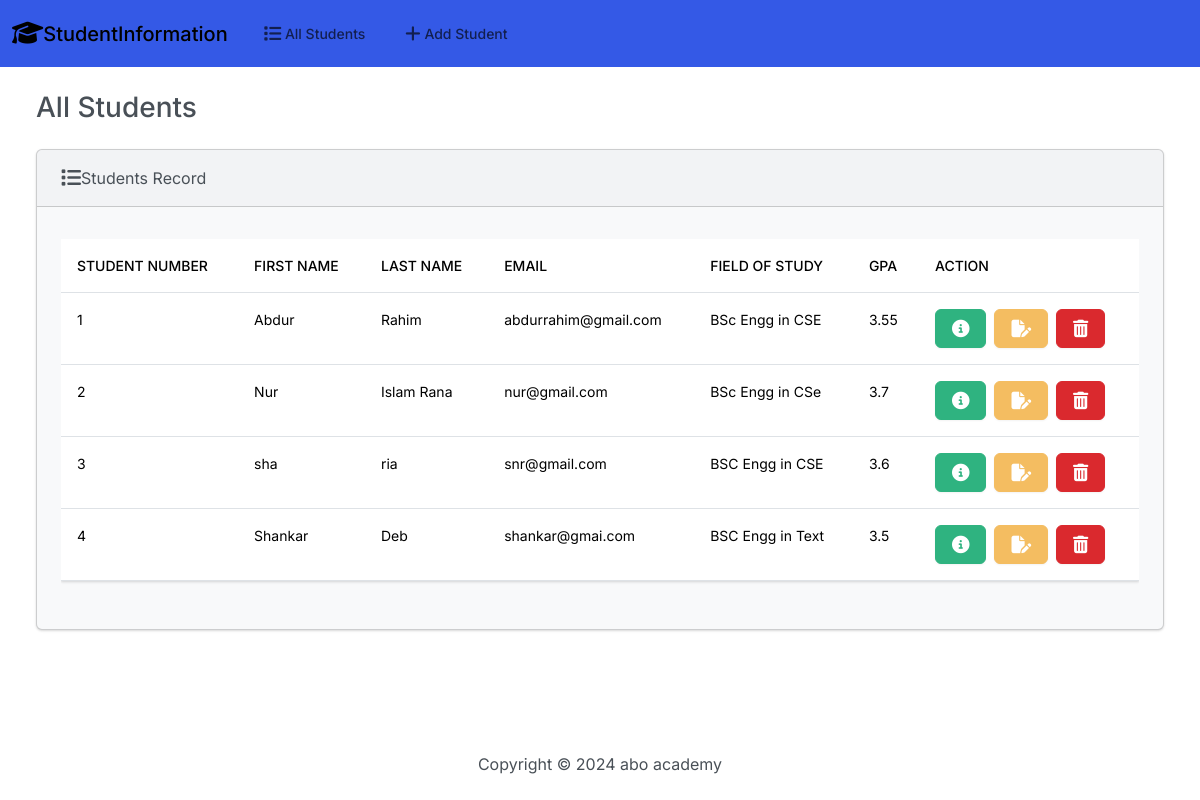
/, run on an earlier commit of the app's database.
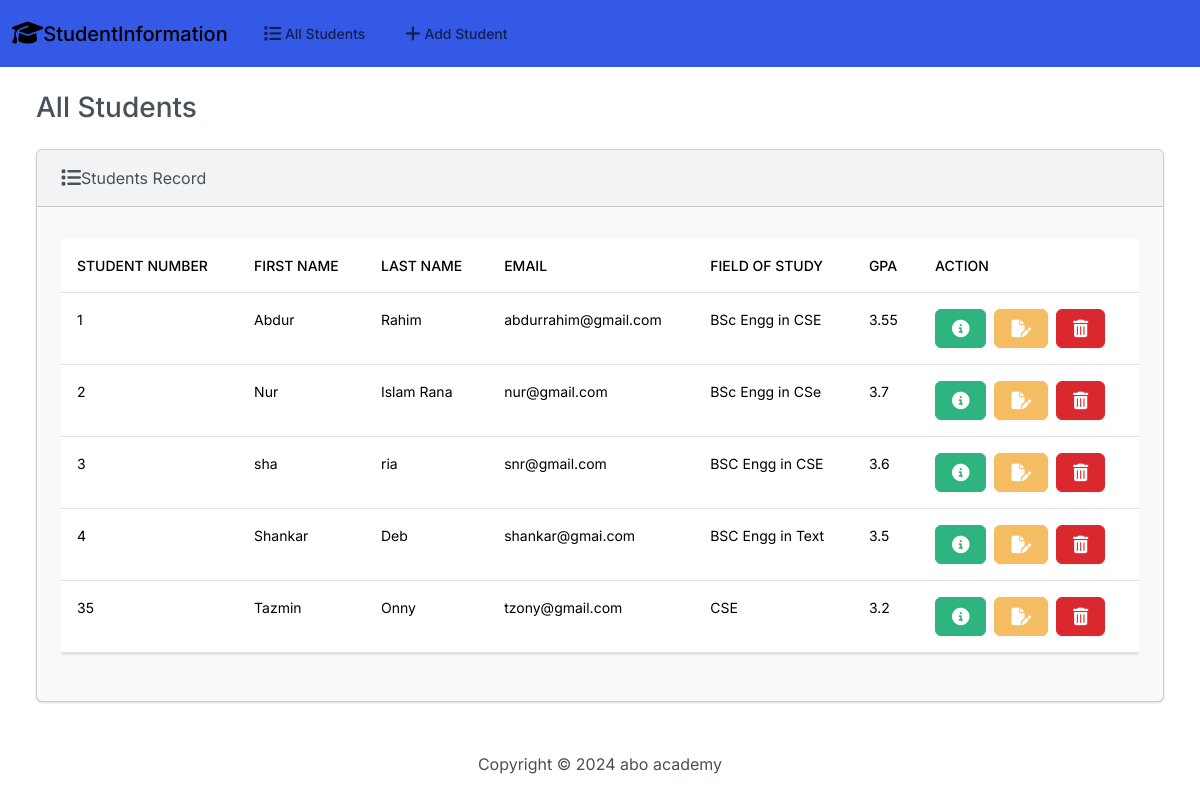
And on a later commit of the database.
### students/models.py (models this page shows, shortened)
class Student(models.Model):
    student_number=models.PositiveIntegerField(max_length=20)
    first_name=models.CharField(max_length=50)
    last_name=models.CharField(max_length=50)
    email=models.EmailField(max_length=50)
    field_of_study=models.CharField(max_length=50)
    gpa=models.FloatField(max_length=7)

### students/views.py (the view)
# urls.py: path('', views.index, name='index'),
def index(request):
    return render(request, 'students/index.html' ,{'students': Student.objects.all()})

### templates/students/index.html (shortened to what this page needs)
{% extends 'students/base.html' %}
{% block body %}
{% load static %}
        <h3 class="m-4">All Students</h3>
        <div class="row">
            <div class="col-12">
                {% if students %}
                <div class="card bg-light ms-4 me-4 mb-4">
                    <div class="card-header">
                        <i class="fa-solid fa-list fa-lg"></i>Students Record
                    </div>
                    <div class="card-body">
                        <p class="card-text">
                            <div class="table-responsive">
                                <table class="table table-hover">
                                    <thead>
                                      <tr>
                                        <th scope="col">student number</th>
                                        <th scope="col"> first name</th>
                                        <th scope="col">last name</th>
                                        <th scope="col">email</th>
                                        <th scope="col">field of study</th>
                                        <th scope="col">GPA</th>
                                        <th scope="col">Action</th>
                                      </tr>
                                    </thead>
                                    <tbody>
                                        {% for student in students %}
                                        <tr>
                                            <td>{{student.student_number}}</td>
                                            <td>{{student.first_name}}</td>
                                            <td>{{student.last_name}}</td>
                                            <td>{{student.email}}</td>
                                            <td>{{student.field_of_study}}</td>
                                            <td>{{student.gpa}}</td>
                                            <td>
                                              <button type="button" class="btn btn-success me-1" href="{% url 'view_student' student.id %}" data-bs-toggle="modal" data-bs-target="#myModal{{student.id}}">
                                            </button>
                                               <a class="btn btn-warning me-1" href="{% url 'edit' student.id %}">
                                            </a>
                                            <button type="button" class="btn btn-danger" data-bs-toggle="modal" data-bs-target="#delete{{student.id}}">
                                            </button>
                                            </td>
                                        </tr>
                                        {% endfor %}
                                    </tbody>
                                  </table>
                            </div>
                        </p>
                    </div>
                  </div>
                {% else %}
                <h5 class="alert alert-primary ms-4 me-4"> No student found</h5>
                {% endif %}
            </div>
        </div>
{% endblock %}

What changed in the data, as far as the page shows it:
added Student: student_number "35", first_name "Tazmin", last_name "Onny", email "tzony@gmail.com", field_of_study "CSE", gpa "3.2"
